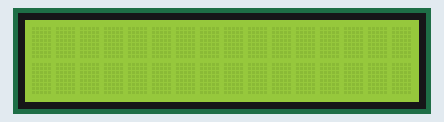
This sketch was run on a simulated Arduino Uno, built with avr-gcc and run on an emulated ATmega328P. On the bench: 16×2 character LCD.

Above: at 0.1 s.
At 2.1 s:
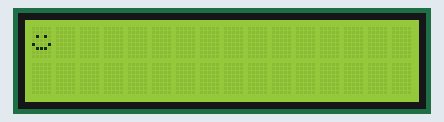
At 4.1 s:
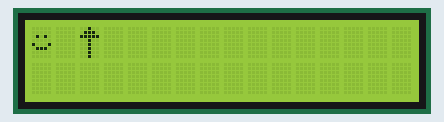
At 6.1 s:
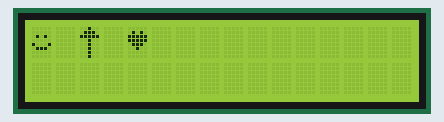

The sketch:

LCDEkranKullanimi-3.ino
```cpp
#include <LiquidCrystal.h>

// lcd (rs,e,d4,d5,d6,d7)

LiquidCrystal lcd(8,7,6,5,4,3);

byte smile[8] ={

      B00000,
      B00000,
      B01010,
      B00000,
      B10001,
      B01110,
      B00000,
      B00000,
};

byte arrow[8] ={

      B00100,
      B01110,
      B11111,
      B00100,
      B00100,
      B00100,
      B00100,
      B00100,
};

byte heart[8] ={

      B00000,
      B01010,
      B11111,
      B11111,
      B01110,
      B00100,
      B00000,
      B00000,
};

void setup() {

  lcd.begin(16,2);

  lcd.createChar(0,smile);
  lcd.createChar(1,arrow);
  lcd.createChar(2,heart);
}

void loop() {

  lcd.clear();
  delay(2000);

  lcd.setCursor(0,0);
  lcd.write(byte(0));

  delay(2000);

  lcd.setCursor(2,0);
  lcd.write(byte(1));

  delay(2000);

  lcd.setCursor(4,0);
  lcd.write(byte(2));

  delay(2000);
}
```

Measured:
- by itself, everything shown: repeats every 8.0 s, in 4 steps
- what the display in image 1 shows lasts 2.0 s, from 2.1 s to 4.1 s
